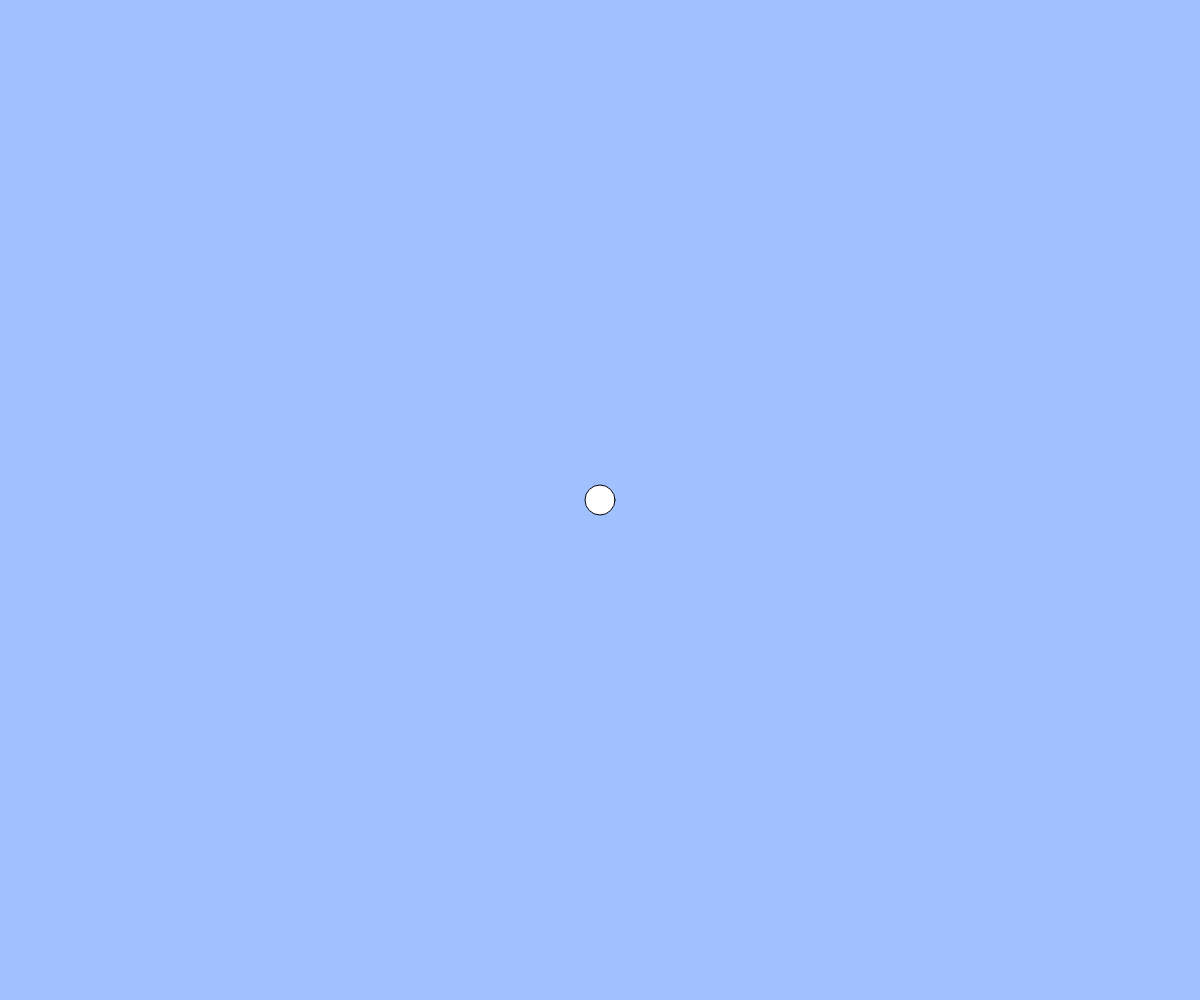
Frame 1 (no input)
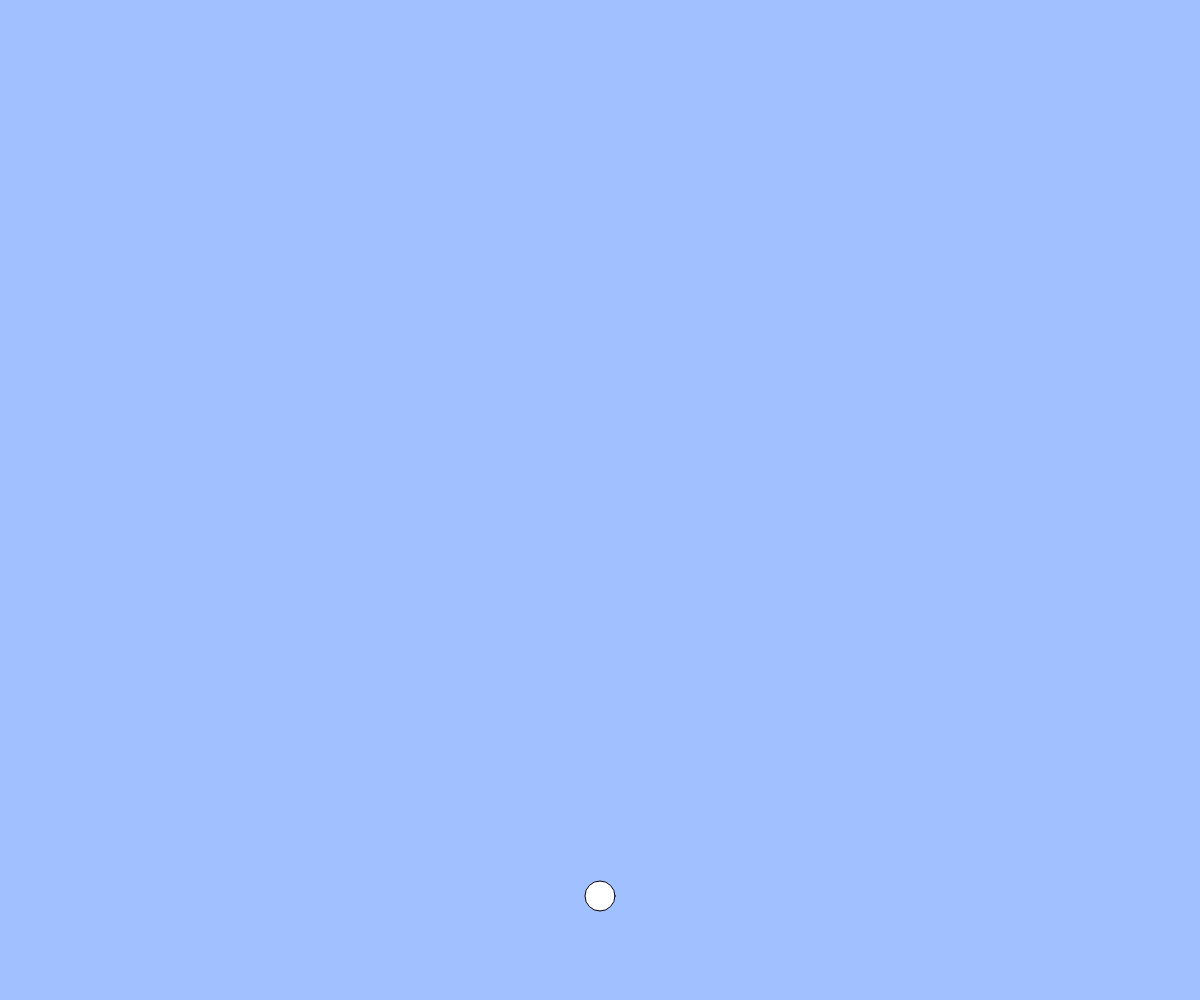
Frame 60 (no input)
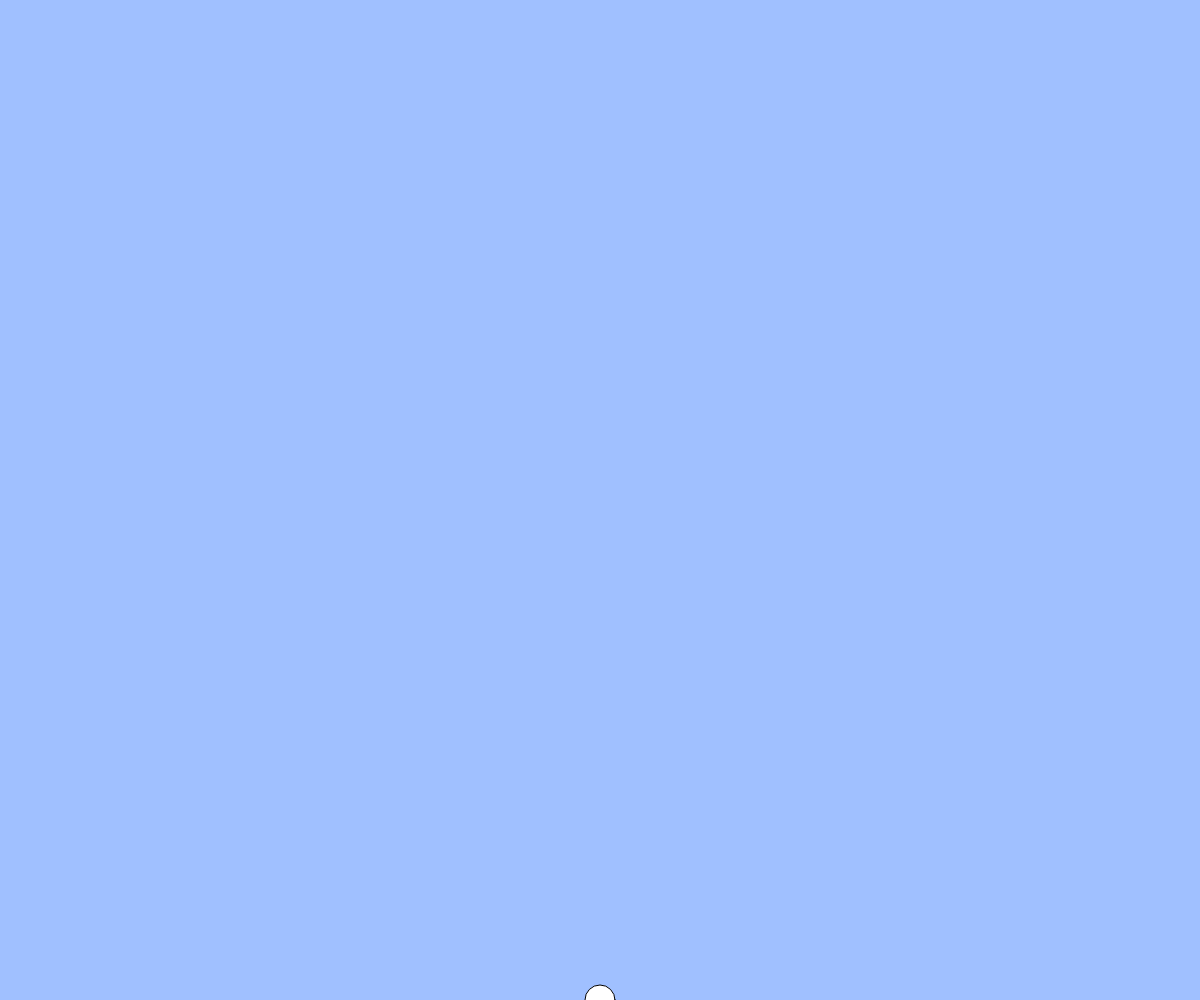
Frame 120 (the mouse pressed at the canvas centre since frame 60)

The p5.js sketch that drew these frames (run headless with seeded random() and noise() and a simulated clock; from frame 60 on, the mouse is pressed at the canvas centre):

// p5.js sketch
// ── sketch.js
// テキスト「インタラクティブなアニメーション」
let x, y, vx, vy;
let grabbed; // 円をつかんでいるかどうかを記憶するために使う変数
const g = 1; // 重力
const vyMax = 30;

function setup(){
  createCanvas(windowWidth, windowHeight);
  x = width / 2;
  y = height / 2;
  vx = 0;
  vy = 0;
  grabbed = false;
}


function draw(){
  background(160, 192, 255);
  ellipse(x, y, 30);
  if(!grabbed){ // つかんでいないときだけアニメーションさせる
    x += vx;
    y += vy;
    vy += g;
    // if(x < 0 || x > width){ vx = -0.8 * vx; }
    if(y < 0 || y > height){ vy = -0.5 * vy; }
    x = constrain(x, 0, width);
    y = constrain(y, 0, height);
  }
}

function keyPressed(){
  if(key == " "){　// スペースキーを押したらリセット
    x = width / 2;
    y = height / 2;
    vx = 0;
    vy = 0;
    grabbed = false;
  }
}

function mousePressed(){
  grabbed = dist(mouseX, mouseY, x, y) < 30; // distは２点の距離を求める関数
}

function mouseDragged(){
  if(grabbed){
    x = mouseX;
    y = mouseY;
  }
}

function mouseReleased(){
  if(grabbed){
    grabbed = false;
    vx = mouseX - pmouseX;
    vy = mouseY - pmouseY;
  }
}

function windowResized(){
  resizeCanvas(windowWidth, windowHeight);
}
